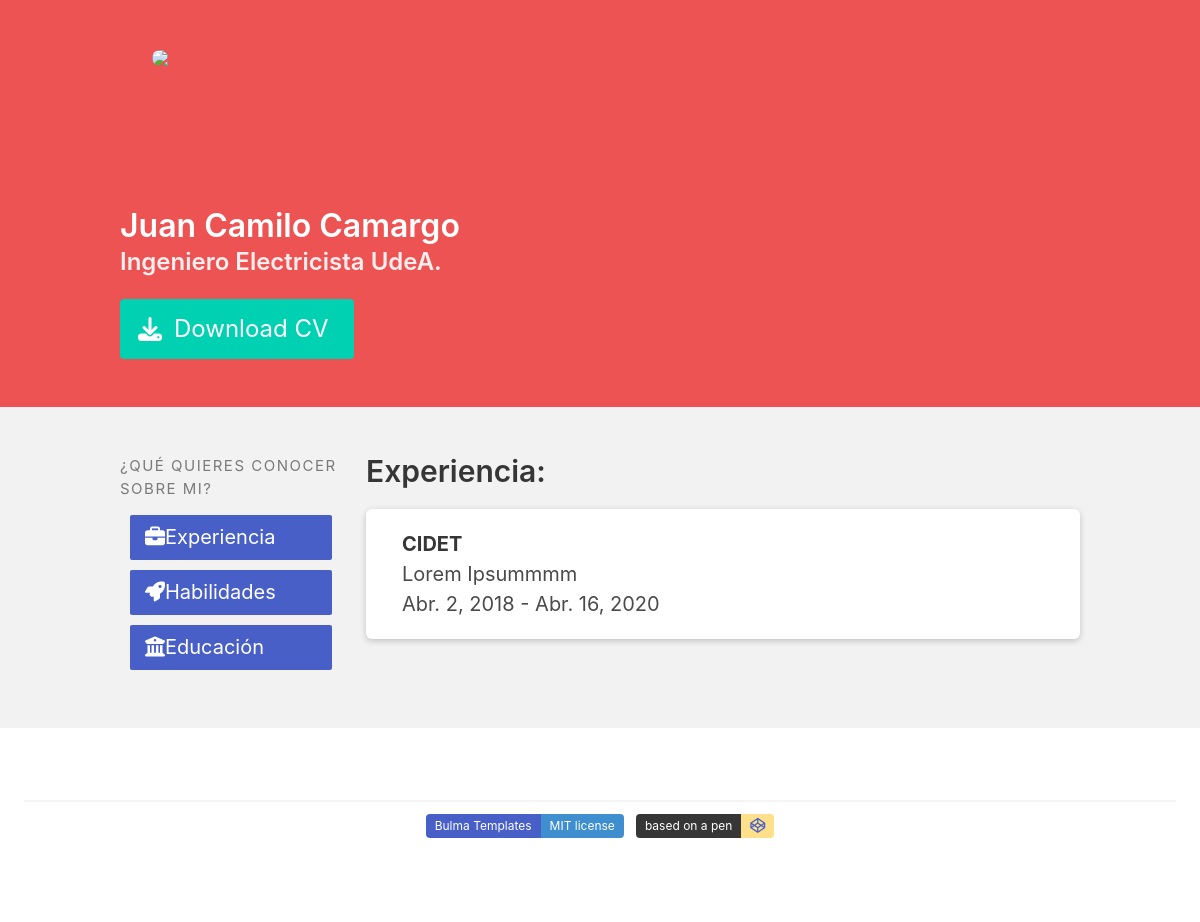
Page /experiencia on the earlier database version.
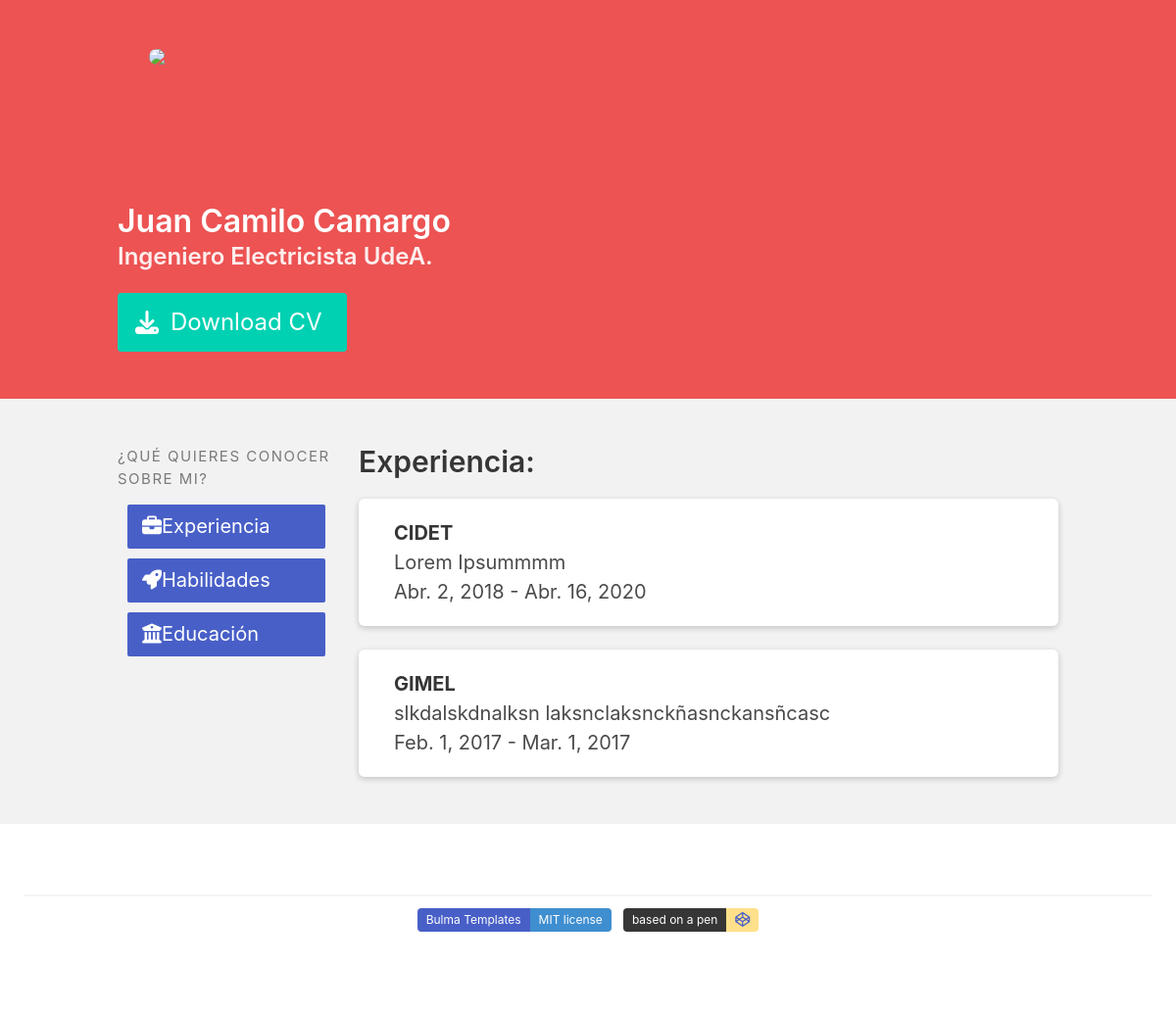
Same page on the later database version.
### dashboard/models.py (models this page shows, shortened)
class WorkExperience(models.Model):
    name = models.CharField(max_length=250)
    start_year = models.DateField()
    end_year = models.DateField(blank=True, null=True)
    job_title = models.CharField(max_length=250)
    actual_job = models.BooleanField(default=False)
    description = models.TextField()

### dashboard/views.py (the view)
# urls.py: path('experiencia', WorkExperienceView.as_view(), name= 'experiencia'),
class WorkExperienceView(View):
	def get(self,request):
		template_name = 'works.html'
		context = dict(
			works = WorkExperience.objects.all(),
			)
		return render(request,template_name,context)

### templates/works.html (shortened to what this page needs)
{% extends 'base.html' %}
{% block content %}
<h3>
	Experiencia:
</h3>
{% for work in works %}
        <div class="box">
  <article class="media">
    <div class="media-content">
      <div class="content">
        <p>
          <strong>{{work.name}}</strong>
          <br>
          {{work.description}}
          <br>
          {{work.start_year}} - {{work.end_year}}
        </p>
      </div>
    </div>
  </article>
</div>
{% endfor %}
{% endblock content %}

### templates/base.html (shortened to what this page needs)
{% load static %}
<!DOCTYPE html>
<html lang="en" >
  <head>
    <link rel="stylesheet" href="https://cdnjs.cloudflare.com/ajax/libs/normalize/8.0.1/normalize.min.css">
    <link rel='stylesheet' href='https://unpkg.com/bulma@0.8.0/css/bulma.min.css'>
    <link rel='stylesheet' href='https://cdnjs.cloudflare.com/ajax/libs/overlayscrollbars/1.9.1/css/OverlayScrollbars.min.css'>
    <link rel='stylesheet' href='https://kingsora.github.io/OverlayScrollbars/etc/os-theme-thin-dark.css'>
    <link rel='stylesheet' href="{% static 'css/prism.css' %}">
    <link rel="stylesheet" href="{% static 'css/styles.css' %}">
  </head>
  <body>
    <section class="hero is-primary">
      <div class="hero-body">
        <div class="columns">
          <div class="column is-12">
            <div class="container content">
              <a href="{% url 'index' %}">
              <figure class="image is-128x128">
                <img class="is-rounded" src={% static 'images/image.jpg'%}>
              </figure>
              </a>
              <h1 class="title">Juan Camilo Camargo</h1>
              <h3 class="subtitle">
              Ingeniero Electricista UdeA.
              </h3>
              <a href="#" target="_blank" class="button is-primary is-large">
                <span class="icon">
                  <i class="fas fa-download"></i>
                </span>
                <span>Download CV</span>
              </a>
            </div>
          </div>
        </div>
      </div>
    </section>
    <section class="section">
      <div class="container">
        <div class="columns">
          <div class="column is-3">
            <aside class="is-medium menu">
          <p class="menu-label">
            ¿Qué quieres conocer sobre mi?
          </p>
          <ul class="menu-list">
            <li class="is-right"><a href="{% url 'experiencia' %}" class="is-active"><i class="fas fa-briefcase"></i>Experiencia</a></li>
            <li><a href="{% url 'habilidades' %}" class="is-active"><i class="fas fa-rocket"></i>Habilidades</a></li>
            <li><a href="{% url 'educacion' %}" class="is-active"><i class="fas fa-university"></i>Educación</a></li>
          </ul>
            </aside>
          </div>
          <div class="column is-9">
            <div class="content is-medium">
              {% block content %} {% endblock content %}
      </div>
    </div>
  </div>
</div>
</section>
<footer class="footer">
<hr>
<div class="columns is-mobile is-centered">
  <div class="field is-grouped is-grouped-multiline">
    <div class="control">
      <div class="tags has-addons"><a class="tag is-link" href="https://github.com/BulmaTemplates/bulma-templates">Bulma Templates</a>
      <span class="tag is-info">MIT license</span>
    </div>
  </div>
  <div class="control">
    <div class="tags has-addons">
      <span class="tag is-dark">based on a pen</span>
      <span class="tag has-addons is-warning"><a href="https://codepen.io/melanieseltzer/pen/odOXWM"></a></span>
    </div>
  </div>
</div>
</div>
</footer>
</body>
</html>

### static/css/styles.css (style rules this page uses)
body, html { background: #f2f2f2; }
li { margin: 10px }
.hero.is-primary { background: #ed5353 }
.box { box-shadow: 0 2px 6px 0 rgba(0, 0, 0, 0.2); }
.media-content { overflow: hidden; }
.footer { background-color: white; }

Differences in the rows shown:
added WorkExperience: name "GIMEL", description "slkdalskdnalksn laksnclaksnckñasnckansñcasc", start_year "Feb. 1, 2017", end_year "Mar. 1, 2017"
